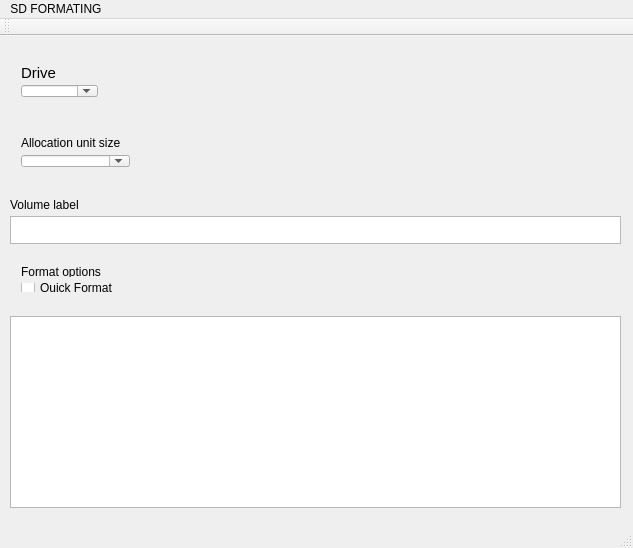
<?xml version="1.0" encoding="UTF-8"?>
<ui version="4.0">
 <class>Formating</class>
 <widget class="QMainWindow" name="Formating">
  <property name="enabled">
   <bool>true</bool>
  </property>
  <property name="geometry">
   <rect>
    <x>0</x>
    <y>0</y>
    <width>633</width>
    <height>548</height>
   </rect>
  </property>
  <property name="windowTitle">
   <string>Formating</string>
  </property>
  <widget class="QWidget" name="centralWidget">
   <widget class="QLabel" name="VolumeLabel">
    <property name="geometry">
     <rect>
      <x>10</x>
      <y>160</y>
      <width>131</width>
      <height>17</height>
     </rect>
    </property>
    <property name="text">
     <string>Volume label</string>
    </property>
   </widget>
   <widget class="QTextEdit" name="textEdit">
    <property name="geometry">
     <rect>
      <x>10</x>
      <y>180</y>
      <width>611</width>
      <height>28</height>
     </rect>
    </property>
   </widget>
   <widget class="QTextBrowser" name="TextLog">
    <property name="geometry">
     <rect>
      <x>10</x>
      <y>280</y>
      <width>611</width>
      <height>192</height>
     </rect>
    </property>
   </widget>
   <widget class="QWidget" name="">
    <property name="geometry">
     <rect>
      <x>10</x>
      <y>20</y>
      <width>99</width>
      <height>52</height>
     </rect>
    </property>
    <layout class="QVBoxLayout" name="verticalLayout">
     <item>
      <widget class="QLabel" name="label">
       <property name="font">
        <font>
         <pointsize>11</pointsize>
         <weight>50</weight>
         <italic>false</italic>
         <bold>false</bold>
        </font>
       </property>
       <property name="text">
        <string>Drive</string>
       </property>
      </widget>
     </item>
     <item>
      <widget class="QComboBox" name="DriveList">
       <property name="enabled">
        <bool>true</bool>
       </property>
       <property name="mouseTracking">
        <bool>false</bool>
       </property>
       <property name="editable">
        <bool>true</bool>
       </property>
      </widget>
     </item>
    </layout>
   </widget>
   <widget class="QWidget" name="">
    <property name="geometry">
     <rect>
      <x>10</x>
      <y>90</y>
      <width>131</width>
      <height>52</height>
     </rect>
    </property>
    <layout class="QVBoxLayout" name="verticalLayout_2">
     <item>
      <widget class="QLabel" name="label_2">
       <property name="text">
        <string>Allocation unit size</string>
       </property>
      </widget>
     </item>
     <item>
      <widget class="QComboBox" name="AllocUnit">
       <property name="editable">
        <bool>true</bool>
       </property>
      </widget>
     </item>
    </layout>
   </widget>
   <widget class="QWidget" name="">
    <property name="geometry">
     <rect>
      <x>10</x>
      <y>220</y>
      <width>124</width>
      <height>47</height>
     </rect>
    </property>
    <layout class="QVBoxLayout" name="verticalLayout_3">
     <item>
      <widget class="QLabel" name="label_3">
       <property name="text">
        <string>Format options</string>
       </property>
      </widget>
     </item>
     <item>
      <widget class="QCheckBox" name="checkBox">
       <property name="text">
        <string>Quick Format</string>
       </property>
      </widget>
     </item>
    </layout>
   </widget>
  </widget>
  <widget class="QMenuBar" name="menuBar">
   <property name="geometry">
    <rect>
     <x>0</x>
     <y>0</y>
     <width>633</width>
     <height>25</height>
    </rect>
   </property>
   <widget class="QMenu" name="menuSD_FORMATING">
    <property name="title">
     <string>SD FORMATING</string>
    </property>
   </widget>
   <addaction name="menuSD_FORMATING"/>
  </widget>
  <widget class="QToolBar" name="mainToolBar">
   <attribute name="toolBarArea">
    <enum>TopToolBarArea</enum>
   </attribute>
   <attribute name="toolBarBreak">
    <bool>false</bool>
   </attribute>
  </widget>
  <widget class="QStatusBar" name="statusBar"/>
 </widget>
 <layoutdefault spacing="6" margin="11"/>
 <resources/>
 <connections/>
</ui>
